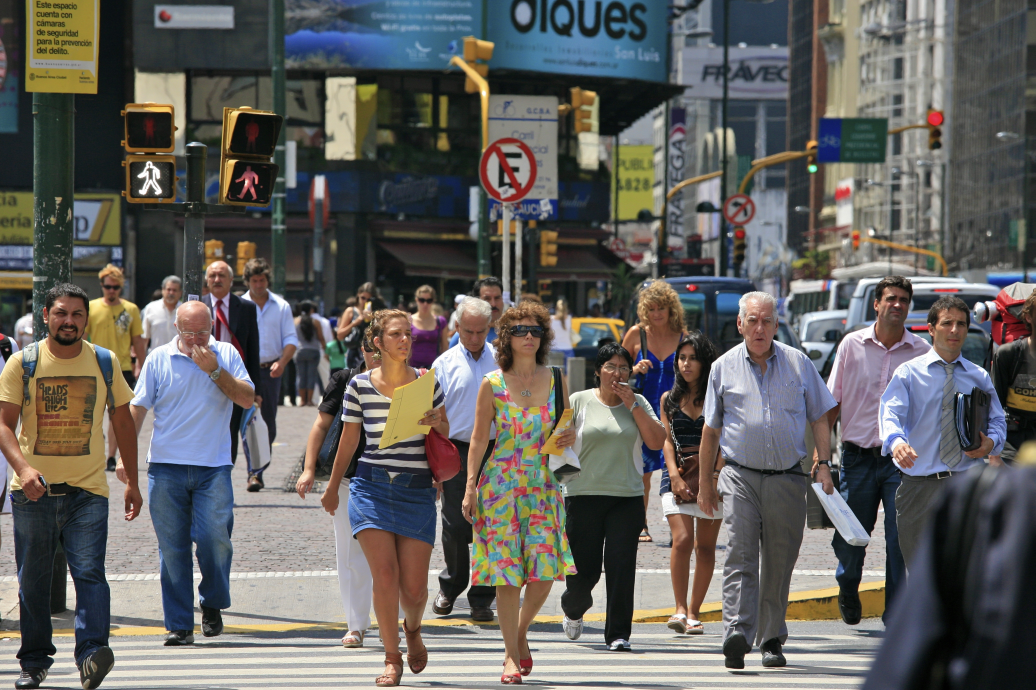
#> input picture backend/Test Images/CrossWalk_(5465840138).jpg, 4141 x 2760 px (shown at 1/4 size)
$ python -i image_processor.py   (imports and definitions only)
#> lines starting #> are read from the running program, lines starting #| are printed output that depends on the picture
import cv2
import numpy as np
from PIL import Image
import io
import base64
from typing import Tuple, Optional
import logging

logger = logging.getLogger(__name__)

class ImageProcessor:
    """
    Utility class for image processing and format conversions
    """

    def __init__(self):
        """Initialize image processor"""
        pass

    # [80 lines left out: functions pil_to_opencv, opencv_to_pil, base64_to_opencv, opencv_to_base64, not called in this run]

    def resize_image(self, image: np.ndarray, max_width: int = 1024, max_height: int = 1024) -> np.ndarray:
        """
        Resize image while maintaining aspect ratio
        """
        try:
            height, width = image.shape[:2]

            # Calculate scaling factor
            scale_x = max_width / width
            scale_y = max_height / height
            scale = min(scale_x, scale_y, 1.0)  # Don't upscale

            if scale < 1.0:
                new_width = int(width * scale)
                new_height = int(height * scale)

                resized_image = cv2.resize(image, (new_width, new_height), interpolation=cv2.INTER_AREA)
                return resized_image

            return image

        except Exception as e:
            logger.error(f"Error resizing image: {e}")
            return image

    def enhance_image_quality(self, image: np.ndarray) -> np.ndarray:
        """
        Basic image enhancement for better analysis
        """
        try:
            # Convert to LAB color space for better processing
            lab = cv2.cvtColor(image, cv2.COLOR_BGR2LAB)

            # Apply CLAHE (Contrast Limited Adaptive Histogram Equalization) to L channel
            clahe = cv2.createCLAHE(clipLimit=3.0, tileGridSize=(8, 8))
            lab[:, :, 0] = clahe.apply(lab[:, :, 0])

            # Convert back to BGR
            enhanced = cv2.cvtColor(lab, cv2.COLOR_LAB2BGR)

            # Apply slight sharpening
            kernel = np.array([[-1, -1, -1],
                             [-1,  9, -1],
                             [-1, -1, -1]])
            enhanced = cv2.filter2D(enhanced, -1, kernel)

            return enhanced

        except Exception as e:
            logger.error(f"Error enhancing image: {e}")
            return image

    # [20 lines left out: function crop_region, not called in this run]

    def validate_image(self, image: np.ndarray) -> bool:
        """
        Validate if image is valid for processing
        """
        try:
            if image is None:
                return False

            if len(image.shape) < 2:
                return False

            height, width = image.shape[:2]
            if height < 10 or width < 10:
                return False

            if len(image.shape) == 3 and image.shape[2] not in [1, 3, 4]:
                return False

            return True

        except Exception:
            return False

    # [22 lines left out: function get_image_stats, not called in this run]

    def preprocess_for_analysis(self, image: np.ndarray, enhance_quality: bool = True) -> np.ndarray:
        """
        Preprocess image for optimal analysis results
        """
        try:
            # Validate input
            if not self.validate_image(image):
                raise ValueError("Invalid image for processing")

            # Resize if too large
            processed_image = self.resize_image(image, max_width=1024, max_height=1024)

            # Enhance quality if requested
            if enhance_quality:
                processed_image = self.enhance_image_quality(processed_image)

            return processed_image

        except Exception as e:
            logger.error(f"Error preprocessing image: {e}")
            return image

>>> import cv2
>>> picture = cv2.cvtColor(cv2.imread('../Test Images/CrossWalk_(5465840138).jpg'), cv2.COLOR_BGR2RGB)
>>> result = ImageProcessor().preprocess_for_analysis(picture)
#> in resize_image, `resized_image = cv2.resize(image, (new_width, new_height), interpolati..`:
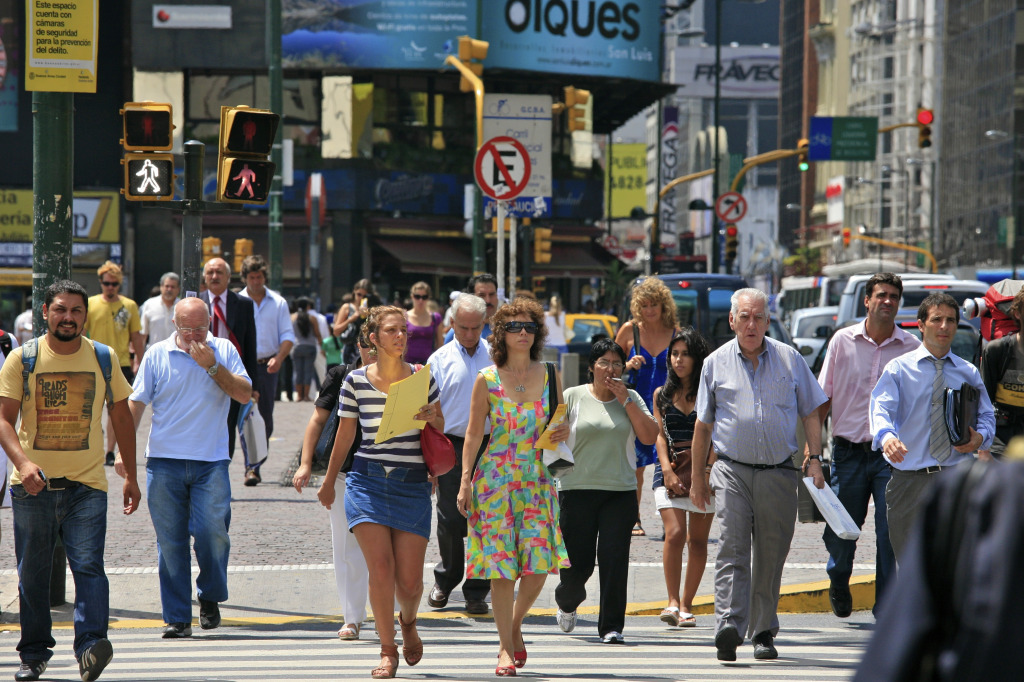
#> resized_image: shape (682, 1024, 3); mean R, G, B 100, 97.9, 95.2
#> in enhance_image_quality, `lab = cv2.cvtColor(image, cv2.COLOR_BGR2LAB)`: lab: shape (682, 1024, 3); mean of channels 0, 1, 2 103.1, 128.6, 127
#> in enhance_image_quality, `lab[:, :, 0] = clahe.apply(lab[:, :, 0])`: lab: shape (682, 1024, 3); mean of channels 0, 1, 2 122.3, 128.6, 127
#> in enhance_image_quality, `enhanced = cv2.cvtColor(lab, cv2.COLOR_LAB2BGR)`:
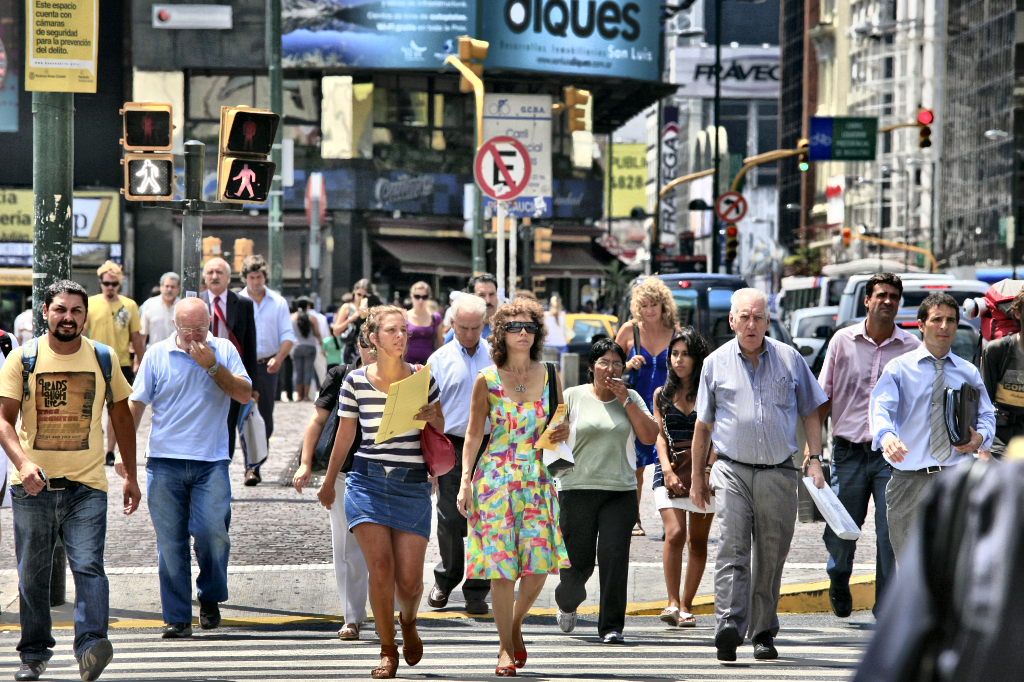
#> enhanced: shape (682, 1024, 3); mean R, G, B 118.9, 117.1, 114.6
#> in enhance_image_quality, `enhanced = cv2.filter2D(enhanced, -1, kernel)`:
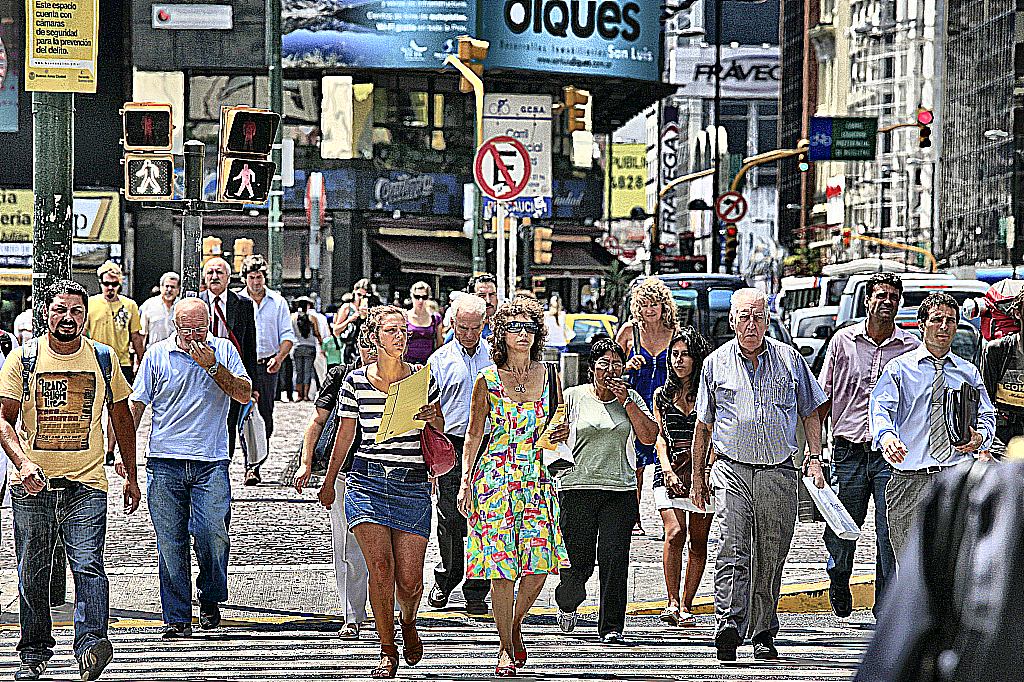
#> enhanced: shape (682, 1024, 3); mean R, G, B 117, 115.7, 113.8

$ run again, on backend/Test Images/image3.jpg
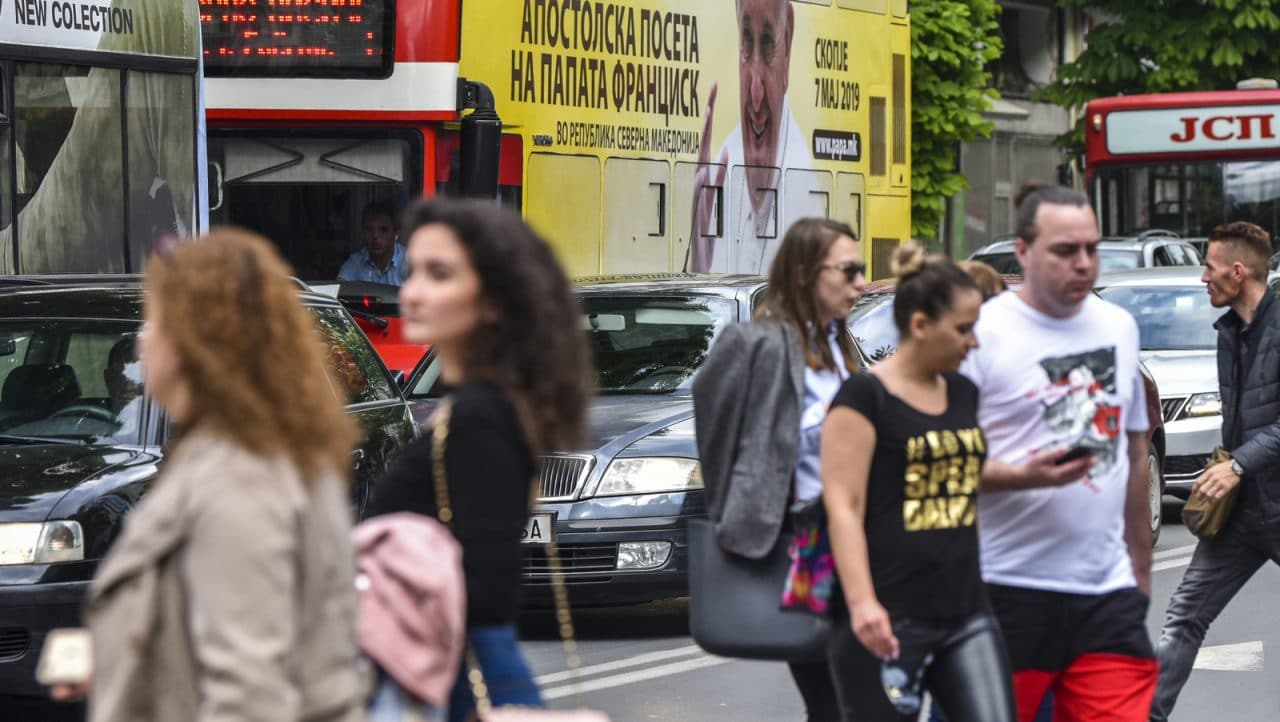
#> input picture backend/Test Images/image3.jpg, 1280 x 722 px
#> in enhance_image_quality, `enhanced = cv2.cvtColor(lab, cv2.COLOR_LAB2BGR)`:
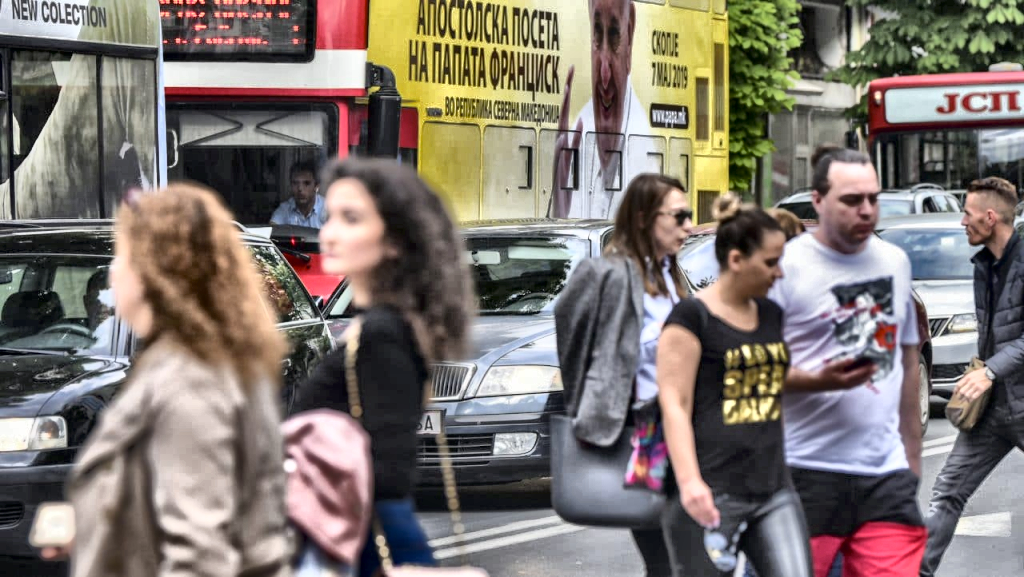
#> enhanced: shape (577, 1024, 3); mean R, G, B 127, 118.2, 111.9
#> in enhance_image_quality, `enhanced = cv2.filter2D(enhanced, -1, kernel)`:
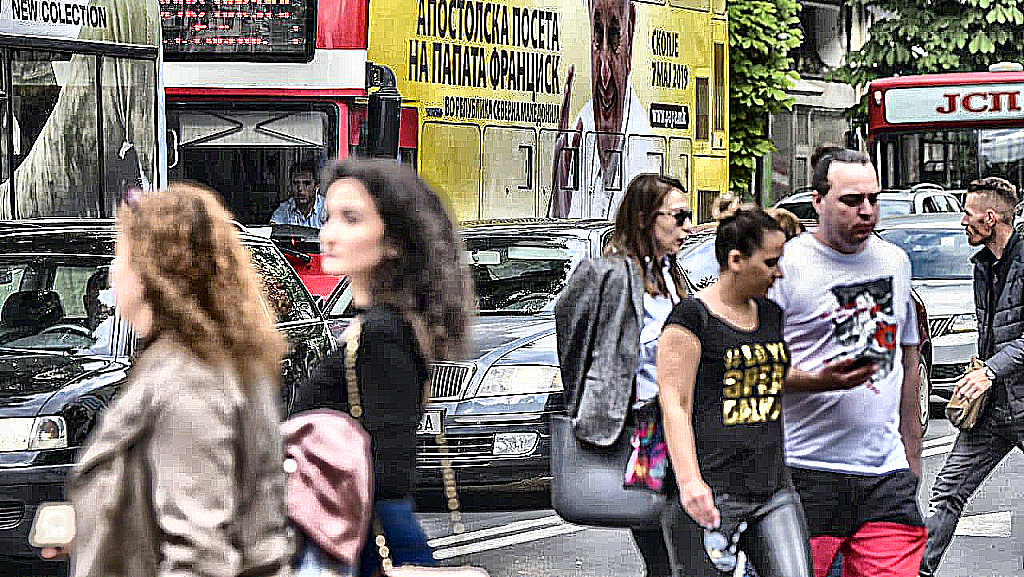
#> enhanced: shape (577, 1024, 3); mean R, G, B 126.5, 118.5, 113.5

$ run again, on backend/Test Images/Transpo-AddisAbabastreet-464372138.webp
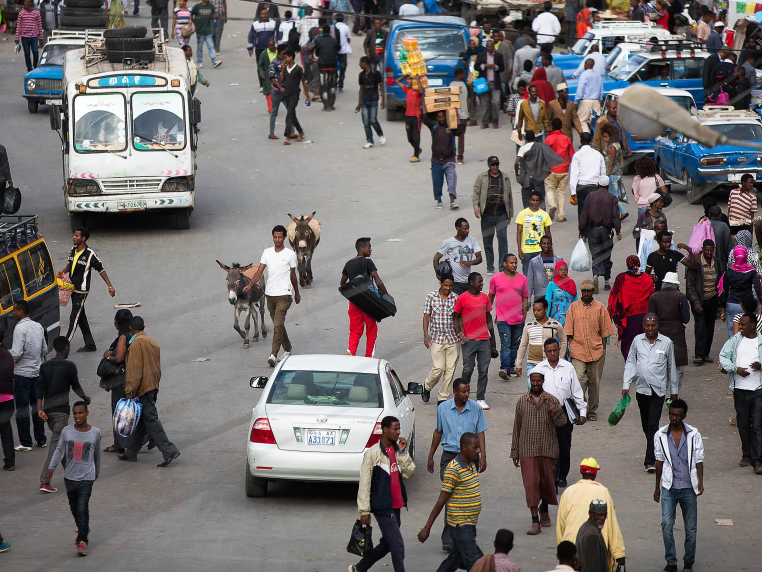
#> input picture backend/Test Images/Transpo-AddisAbabastreet-464372138.webp, 1524 x 1143 px (shown at 1/2 size)
#> in enhance_image_quality, `enhanced = cv2.cvtColor(lab, cv2.COLOR_LAB2BGR)`:
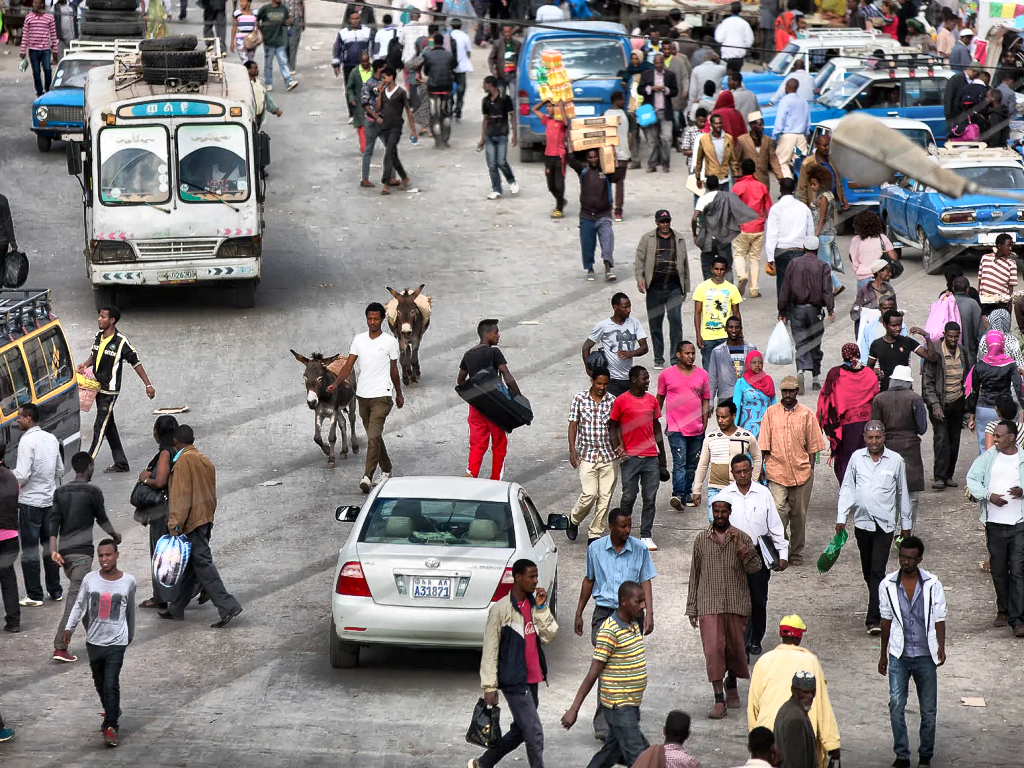
#> enhanced: shape (768, 1024, 3); mean R, G, B 132.9, 126.9, 127.3
#> in enhance_image_quality, `enhanced = cv2.filter2D(enhanced, -1, kernel)`:
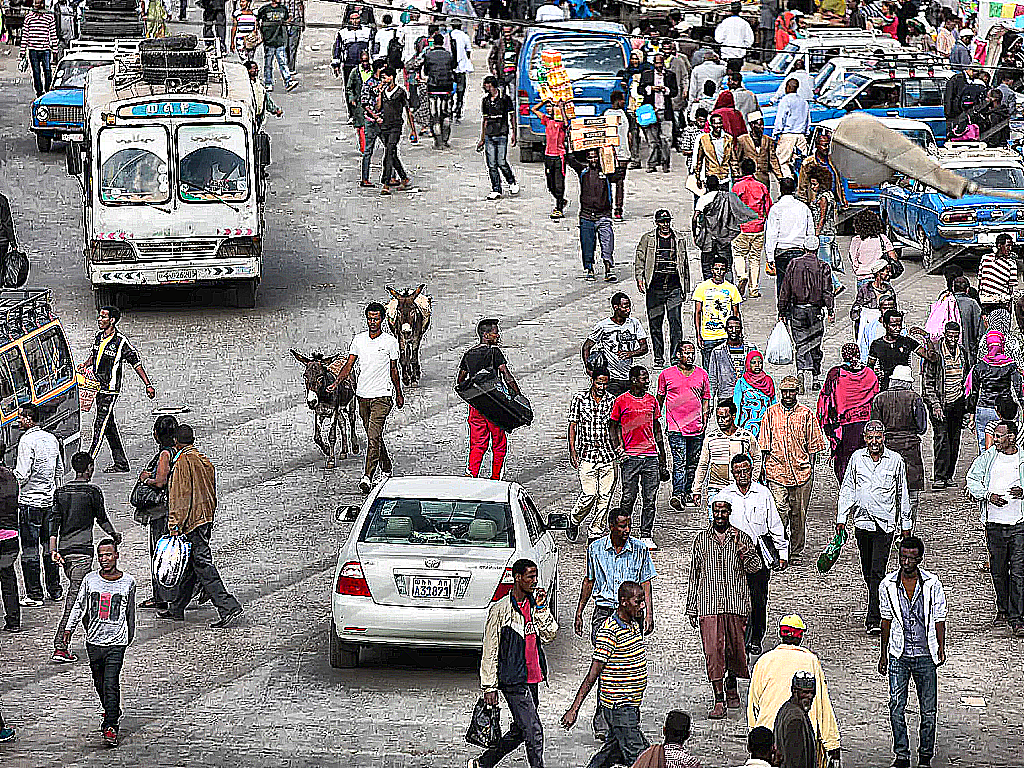
#> enhanced: shape (768, 1024, 3); mean R, G, B 131.6, 127.1, 127.7
